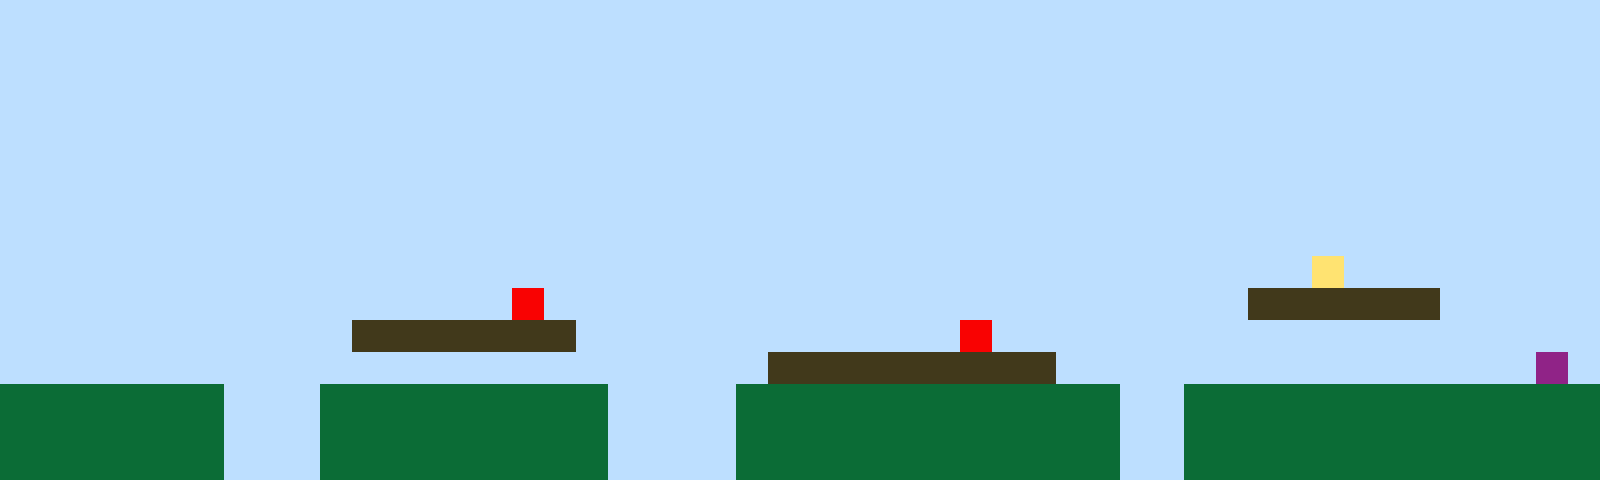

This is a level from a 2D game, rendered from its Tiled map with the project's own tilesets. A one-line summary and the complete map file follow:
An orthogonal 50x15 tile map with 32x32 px tiles, 1 tile layer (Tile Layer 1).

<map version="1.10" tiledversion="1.11.2" orientation="orthogonal" renderorder="right-up" width="50" height="15" tilewidth="32" tileheight="32" infinite="0" nextlayerid="2" nextobjectid="1"><editorsettings><export target="map1.csv" format="csv" /></editorsettings><tileset firstgid="1" name="sprites" tilewidth="32" tileheight="32" tilecount="6" columns="3"><image source="sprites.png" width="96" height="64" /></tileset><layer id="1" name="Tile Layer 1" width="50" height="15"><data encoding="csv">1,1,1,1,1,1,1,1,1,1,1,1,1,1,1,1,1,1,1,1,1,1,1,1,1,1,1,1,1,1,1,1,1,1,1,1,1,1,1,1,1,1,1,1,1,1,1,1,1,1,1,1,1,1,1,1,1,1,1,1,1,1,1,1,1,1,1,1,1,1,1,1,1,1,1,1,1,1,1,1,1,1,1,1,1,1,1,1,1,1,1,1,1,1,1,1,1,1,1,1,1,1,1,1,1,1,1,1,1,1,1,1,1,1,1,1,1,1,1,1,1,1,1,1,1,1,1,1,1,1,1,1,1,1,1,1,1,1,1,1,1,1,1,1,1,1,1,1,1,1,1,1,1,1,1,1,1,1,1,1,1,1,1,1,1,1,1,1,1,1,1,1,1,1,1,1,1,1,1,1,1,1,1,1,1,1,1,1,1,1,1,1,1,1,1,1,1,1,1,1,1,1,1,1,1,1,1,1,1,1,1,1,1,1,1,1,1,1,1,1,1,1,1,1,1,1,1,1,1,1,1,1,1,1,1,1,1,1,1,1,1,1,1,1,1,1,1,1,1,1,1,1,1,1,1,1,1,1,1,1,1,1,1,1,1,1,1,1,1,1,1,1,1,1,1,1,1,1,1,1,1,1,1,1,1,1,1,1,1,1,1,1,1,1,1,1,1,1,1,1,1,1,1,1,1,1,1,1,1,1,1,1,1,1,1,1,1,1,1,1,1,1,1,1,1,1,1,1,1,1,1,1,1,1,1,1,1,1,1,1,1,1,1,1,1,1,1,1,1,1,1,1,1,1,1,1,1,1,1,1,1,1,1,1,1,1,1,1,1,1,1,1,1,1,1,1,1,1,1,1,1,1,1,1,1,1,1,1,1,1,1,1,1,1,1,1,1,1,1,1,1,1,1,1,1,1,1,1,1,1,1,1,1,1,1,1,1,1,1,1,1,1,1,1,1,1,1,1,1,1,1,1,1,1,1,1,1,1,1,1,1,4,1,1,1,1,1,1,1,1,1,1,1,1,1,1,1,1,1,1,1,1,1,1,1,1,5,1,1,1,1,1,1,1,1,1,1,1,1,1,1,1,1,1,1,1,1,1,1,3,3,3,3,3,3,1,1,1,1,1,1,1,1,1,1,1,1,1,1,1,1,3,3,3,3,3,3,3,1,1,1,1,1,1,1,1,1,1,1,1,5,1,1,1,1,1,1,1,1,1,1,1,1,1,1,1,1,1,1,1,1,1,1,1,1,1,1,1,1,1,1,1,1,1,1,1,1,1,1,1,1,1,1,1,3,3,3,3,3,3,3,3,3,1,1,1,1,1,1,1,1,1,1,1,1,1,1,1,6,1,2,2,2,2,2,2,2,1,1,1,2,2,2,2,2,2,2,2,2,1,1,1,1,2,2,2,2,2,2,2,2,2,2,2,2,1,1,2,2,2,2,2,2,2,2,2,2,2,2,2,2,2,2,2,2,2,2,1,1,1,2,2,2,2,2,2,2,2,2,1,1,1,1,2,2,2,2,2,2,2,2,2,2,2,2,1,1,2,2,2,2,2,2,2,2,2,2,2,2,2,2,2,2,2,2,2,2,1,1,1,2,2,2,2,2,2,2,2,2,1,1,1,1,2,2,2,2,2,2,2,2,2,2,2,2,1,1,2,2,2,2,2,2,2,2,2,2,2,2,2</data></layer></map>
